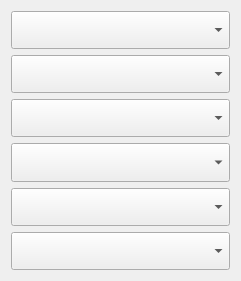
    <widget class="QWidget" name="verticalLayoutWidget_2">
     <property name="geometry">
      <rect>
       <x>450</x>
       <y>110</y>
       <width>241</width>
       <height>281</height>
      </rect>
     </property>
     <layout class="QVBoxLayout" name="verticalLayout_2">
      <item>
       <widget class="QComboBox" name="cmbEmpleado1">
        <property name="sizePolicy">
         <sizepolicy hsizetype="Preferred" vsizetype="Expanding">
          <horstretch>0</horstretch>
          <verstretch>0</verstretch>
         </sizepolicy>
        </property>
        <property name="font">
         <font>
          <pointsize>16</pointsize>
         </font>
        </property>
       </widget>
      </item>
      <item>
       <widget class="QComboBox" name="cmbEmpleado2">
        <property name="sizePolicy">
         <sizepolicy hsizetype="Preferred" vsizetype="Expanding">
          <horstretch>0</horstretch>
          <verstretch>0</verstretch>
         </sizepolicy>
        </property>
        <property name="font">
         <font>
          <pointsize>16</pointsize>
         </font>
        </property>
       </widget>
      </item>
      <item>
       <widget class="QComboBox" name="cmbEmpleado3">
        <property name="sizePolicy">
         <sizepolicy hsizetype="Preferred" vsizetype="Expanding">
          <horstretch>0</horstretch>
          <verstretch>0</verstretch>
         </sizepolicy>
        </property>
        <property name="font">
         <font>
          <pointsize>16</pointsize>
         </font>
        </property>
       </widget>
      </item>
      <item>
       <widget class="QComboBox" name="cmbEmpleado4">
        <property name="sizePolicy">
         <sizepolicy hsizetype="Preferred" vsizetype="Expanding">
          <horstretch>0</horstretch>
          <verstretch>0</verstretch>
         </sizepolicy>
        </property>
        <property name="font">
         <font>
          <pointsize>16</pointsize>
         </font>
        </property>
       </widget>
      </item>
      <item>
       <widget class="QComboBox" name="cmbEmpleado5">
        <property name="sizePolicy">
         <sizepolicy hsizetype="Expanding" vsizetype="Expanding">
          <horstretch>0</horstretch>
          <verstretch>0</verstretch>
         </sizepolicy>
        </property>
        <property name="font">
         <font>
          <pointsize>16</pointsize>
         </font>
        </property>
       </widget>
      </item>
      <item>
       <widget class="QComboBox" name="cmbEmpleado6">
        <property name="sizePolicy">
         <sizepolicy hsizetype="Expanding" vsizetype="Expanding">
          <horstretch>0</horstretch>
          <verstretch>0</verstretch>
         </sizepolicy>
        </property>
        <property name="font">
         <font>
          <pointsize>16</pointsize>
         </font>
        </property>
       </widget>
      </item>
     </layout>
    </widget>
